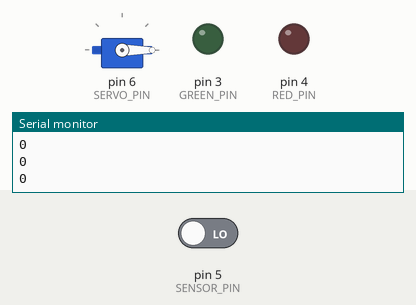
Simulated run of this sketch. Board: Arduino Uno, built with avr-gcc and run on an emulated ATmega328P. On the bench: servo, output pins drawn as LEDs (lit = HIGH), the last lines printed to the serial monitor. The test bench sets the inputs (shaded band); at power-on: pin 5 (SENSOR_PIN) LOW.

Above: at 1.2 s.
1.3 s: pin 5 (SENSOR_PIN) driven HIGH
At 2.5 s:
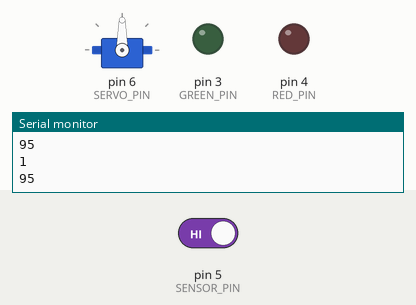
Timing chart, 0 to 4.3 s (numbered marks = the images above; inputs shaded):
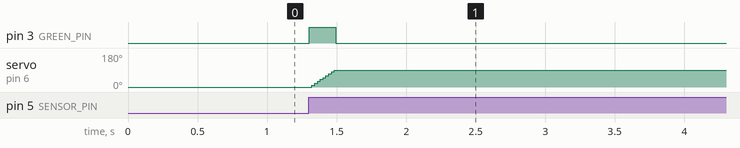

Measured:
- after the input at 1.3 s, pin 3 (GREEN_PIN): LOW → HIGH at once, → LOW 0.19 s later; servo on pin 6 (SERVO_PIN): moves from 0° to 90° over 0.16 s, starting at once

The sketch:

Auto_Door.ino
```cpp
#include <Servo.h>
#define SERVO_PIN  6
#define SENSOR_PIN 5
#define RED_PIN    4
#define GREEN_PIN  3

Servo myservo;
int initDegree = 0;
int maxDegree = 90;
int curDegree = initDegree;

void setup() {
  Serial.begin(9600);
  myservo.attach(SERVO_PIN);
  myservo.write(initDegree);
  pinMode(SENSOR_PIN, INPUT);
  pinMode(RED_PIN, OUTPUT);
  pinMode(GREEN_PIN, OUTPUT);
}

void loop() {
  int moving = digitalRead(SENSOR_PIN);
  if (moving) {
    openDoor();
  } else {
    closeDoor();
  }
  Serial.println(moving);
  Serial.println(curDegree);
  delay(100);
}
void openDoor() {
  if (curDegree == initDegree) {
    digitalWrite(RED_PIN, LOW);
    digitalWrite(GREEN_PIN, HIGH);
    for (; curDegree <= maxDegree; curDegree += 5) {
      myservo.write(curDegree);
      delay(10);
    }
  }
  digitalWrite(RED_PIN, LOW);
  digitalWrite(GREEN_PIN, LOW);
}
void closeDoor() {
  if (curDegree == maxDegree) {
    digitalWrite(RED_PIN, HIGH);
    digitalWrite(GREEN_PIN, LOW);
    for (; curDegree >= initDegree; curDegree -= 5) {
      myservo.write(curDegree);
      delay(10);
    }
  }
  digitalWrite(RED_PIN, LOW);
  digitalWrite(GREEN_PIN, LOW);
}
```
